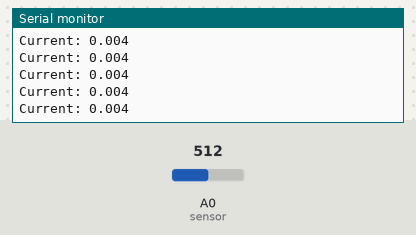
The sketch below on a simulated Arduino Uno, built with avr-gcc and run on an emulated ATmega328P. Shown: the last lines printed to the serial monitor. The test bench sets the inputs (shaded band); at power-on: A0 (sensor) = 512.

Above: at 1.2 s.
1.3 s: A0 (sensor) set to 716
At 1.56 s:
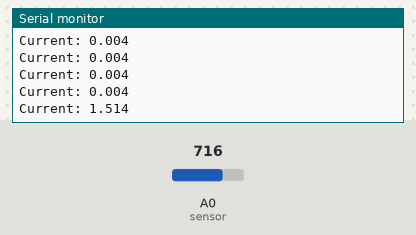
2.8 s: A0 (sensor) set to 900
At 2.97 s:
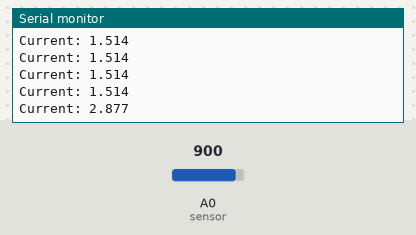
Timing chart, 0 to 5.8 s (numbered marks = the images above; inputs shaded):
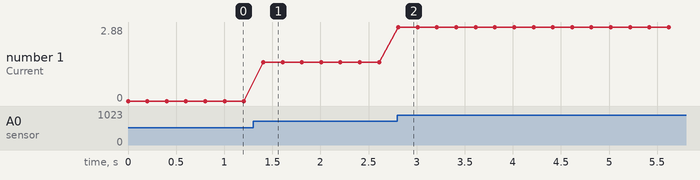

Measured:
- after the input at 1.3 s, the serial monitor: prints a new line after 0.11 s (image 1)
- after the input at 2.8 s, the serial monitor: prints a new line at once (image 2)
- plotted number 1: 0 → 1.51 after the input at 1.3 s, 1.51 → 2.88 after the input at 2.8 s

The sketch:

r3_Current_sensor_Calibration.ino
```cpp
float Sensibility=0.66; //sensibility in Volts/Amps for the 30A sensor

void setup() {

  Serial.begin(9600);
}

void loop() {

  float voltaGeSensor= analogRead(A0)*(5.0 / 1023.0); //sensor reading
  float I=(voltaGeSensor-2.5)/Sensibility; //equation for obtaining current
  Serial.print("Current: ");
  Serial.println(I,3);
  delay(200);
}
```
